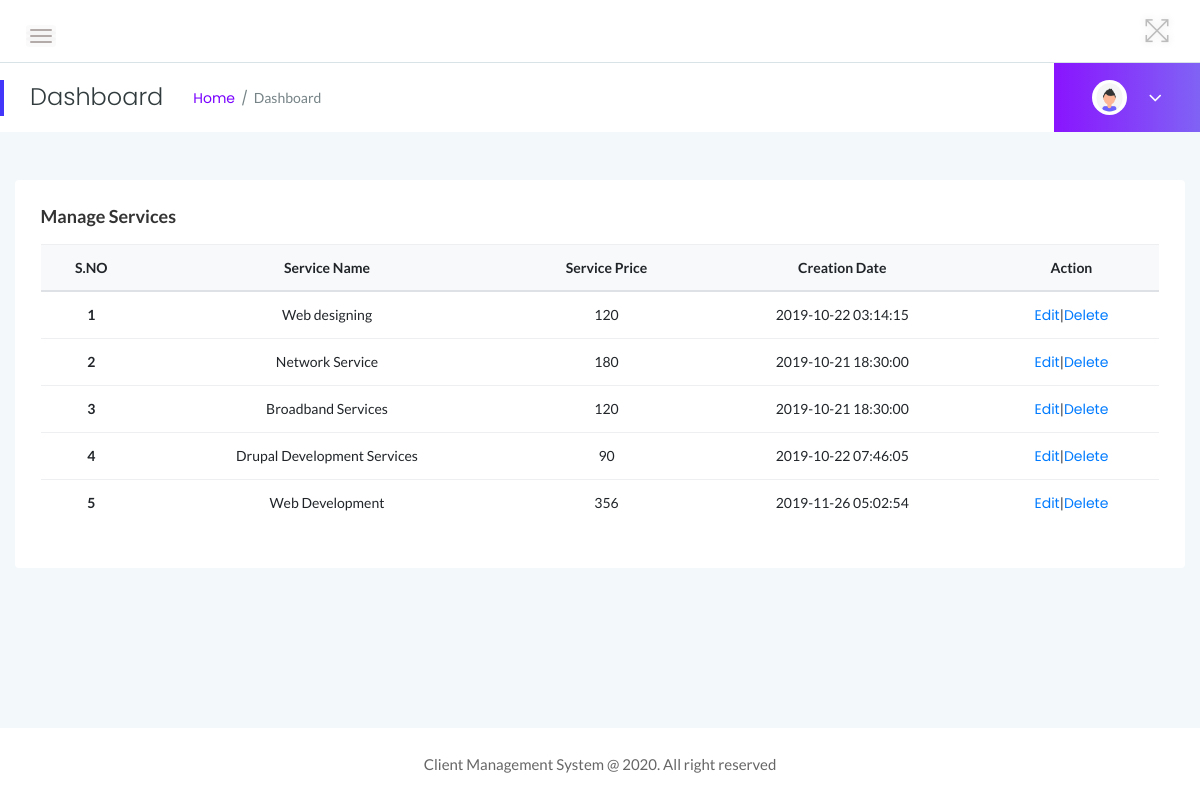
Screenshot of /admin/manage-services.php (signed in) with the database file from the repository.
### tables this page shows
CREATE TABLE `tblservices` (
  `ID` int(10) NOT NULL,
  `ServiceName` varchar(200) DEFAULT NULL,
  `ServicePrice` varchar(200) DEFAULT NULL,
  `CreationDate` timestamp NULL DEFAULT current_timestamp()
);

### admin/manage-services.php (the view, shortened to what this page needs)
<?php
if (strlen($_SESSION['clientmsaid']==0)) {
  header('location:logout.php');
  } else{
  	?>
<!doctype html>
<html class="no-js" lang="en">
<head>
    <link rel="stylesheet" href="assets/css/bootstrap.min.css">
    <link rel="stylesheet" href="assets/css/font-awesome.min.css">
    <link rel="stylesheet" href="assets/css/themify-icons.css">
    <link rel="stylesheet" href="assets/css/metisMenu.css">
    <link rel="stylesheet" href="assets/css/owl.carousel.min.css">
    <link rel="stylesheet" href="assets/css/slicknav.min.css">
    <link rel="stylesheet" href="https://www.amcharts.com/lib/3/plugins/export/export.css" type="text/css" media="all" />
    <link rel="stylesheet" type="text/css" href="https://cdn.datatables.net/1.10.19/css/jquery.dataTables.css">
    <link rel="stylesheet" type="text/css" href="https://cdn.datatables.net/1.10.18/css/dataTables.bootstrap4.min.css">
    <link rel="stylesheet" type="text/css" href="https://cdn.datatables.net/responsive/2.2.3/css/responsive.bootstrap.min.css">
    <link rel="stylesheet" type="text/css" href="https://cdn.datatables.net/responsive/2.2.3/css/responsive.jqueryui.min.css">
    <link rel="stylesheet" href="assets/css/typography.css">
    <link rel="stylesheet" href="assets/css/default-css.css">
    <link rel="stylesheet" href="assets/css/styles.css">
    <link rel="stylesheet" href="assets/css/responsive.css">
</head>
<body>
    <div class="page-container">
        <div class="main-content">
          <?php include_once('includes/header.php');?>
            <?php include_once('includes/pagetitle.php');?>
            <div class="main-content-inner">
                <div class="row">
                    <div class="col-12 mt-5">
                        <div class="card">
                            <div class="card-body">
                                <h4 class="header-title">Manage Services</h4>
                                <div class="data-tables">
                <table class="table text-center">
                                        <thead class="bg-light text-capitalize">
                                            <tr>
                                                <th>S.NO</th>
                                                <th>Service Name</th>
                                                <th>Service Price</th>
                                                <th>Creation Date</th>
                                                <th>Action</th>
                                            </tr>
                                        </thead>
                                        <?php
$sql="SELECT * from tblservices";
$query = $dbh -> prepare($sql);
$query->execute();
$results=$query->fetchAll(PDO::FETCH_OBJ);
$cnt=1;
if($query->rowCount() > 0)
{
foreach($results as $row)
{               ?>
									     <tr class="active">
									      <th scope="row"><?php echo htmlentities($cnt);?></th>
									       <td><?php  echo htmlentities($row->ServiceName);?></td>
									        <td><?php  echo htmlentities($row->ServicePrice);?></td>
									         <td><?php  echo htmlentities($row->CreationDate);?></td>
									        <td><a href="edit-services-details.php?editid=<?php echo $row->ID;?>">Edit</a>|<a href="manage-services.php?did=<?php echo $row->ID; ?>"onclick="return confirm('Do you really want to delete?');">Delete</a></td>
									     </tr>
									     <?php $cnt=$cnt+1;}} ?>
									     </tbody> </table>
								</div>
							</div>
						</div>
					</div>
				</div>
			</div>
		</div>
				<?php include_once('includes/footer.php');?>
	</div>
</body>
</html>
<?php }  ?>

### admin/includes/header.php (shortened to what this page needs)
<div class="header-area">
               <div class="row align-items-center">
                   <div class="col-md-6 col-sm-8 clearfix">
                       <div class="nav-btn pull-left">
                           <span></span>
                           <span></span>
                           <span></span>
                       </div>
                   </div>
                   <div class="col-md-6 col-sm-4 clearfix">
                       <ul class="notification-area pull-right">
                           <li id="full-view"><i class="ti-fullscreen"></i></li>
                       </ul>
                   </div>
               </div>
           </div>

### admin/includes/pagetitle.php (shortened to what this page needs)
<div class="page-title-area">
                <div class="row align-items-center">
                    <div class="col-sm-6">
                        <div class="breadcrumbs-area clearfix">
                            <h4 class="page-title pull-left">Dashboard</h4>
                            <ul class="breadcrumbs pull-left">
                                <li><a href="dashboard.php">Home</a></li>
                                <li><span>Dashboard</span></li>
                            </ul>
                        </div>
                    </div>
                    <div class="col-sm-6 clearfix">
                        <div class="user-profile pull-right">
                            <img class="avatar user-thumb" src="assets/images/author/avatar.png" alt="avatar">
                            <?php
$adid=$_SESSION['dcmsaid'];
$ret=mysqli_query($con,"select AdminName from tbladmin where ID='$adid'");
$row=mysqli_fetch_array($ret);
$name=$row['AdminName'];
?>
                            <h4 class="user-name dropdown-toggle" data-toggle="dropdown"><?php echo $name; ?> <i class="fa fa-angle-down"></i></h4>
                        </div>
                    </div>
                </div>
            </div>

### admin/includes/footer.php
<footer>
            <div class="footer-area">
                <p>Client Management System @ 2020. All right reserved</p>
            </div>
        </footer>

### admin/assets/css/typography.css (style rules this page uses)
body { font-size: 14px; font-family: 'Lato', sans-serif; }
h1, h2, h3, h4, h5, h6 { margin: 0; font-family: 'Poppins', sans-serif; }
p { font-family: 'Lato', sans-serif; font-size: 15px; line-height: 26px; color: #444; margin-bottom: 0; }
a, a:visited { text-decoration: none; transition: all 0.3s ease-in-out; -webkit-transition: all 0.3s ease-in-out; -moz-transition: all 0.3s ease-in-out; -o-transition: all 0.3s ease-in-out; outline: 0; font-family: 'Poppins', sans-serif; }
ul, ol { margin-bottom: 0px; margin-top: 0px; padding: 0; }
ul { margin: 0; list-style-type: none; }

### admin/assets/css/default-css.css (style rules this page uses)
* { margin: 0; padding: 0; box-sizing: border-box; }
*, *:before, *:after { -moz-box-sizing: border-box; -webkit-box-sizing: border-box; box-sizing: border-box; }
html { -webkit-font-smoothing: antialiased; }
body { background: #fff; font-weight: normal; -webkit-font-smoothing: antialiased; -webkit-text-size-adjust: 100%; }
img { max-width: 100%; height: auto; }
:root { --primary-color: #4336FB; }

### admin/assets/css/responsive.css (style rules this page uses)
@media (min-width: 1200px) and (max-width: 1364px) { .main-content-inner { padding: 0 15px 50px; } }
@media (min-width: 1200px) and (max-width: 1364px) { .page-container, .sbar_collapsed.page-container { padding-left: 0; } }

### rows the page displays
tblservices: ServiceName "Web designing", ServicePrice "120", CreationDate "2019-10-22 03:14:15"
tblservices: ServiceName "Network Service", ServicePrice "180", CreationDate "2019-10-21 18:30:00"
tblservices: ServiceName "Broadband Services", ServicePrice "120", CreationDate "2019-10-21 18:30:00"
tblservices: ServiceName "Drupal Development Services", ServicePrice "90", CreationDate "2019-10-22 07:46:05"
tblservices: ServiceName "Web Development", ServicePrice "356", CreationDate "2019-11-26 05:02:54"
